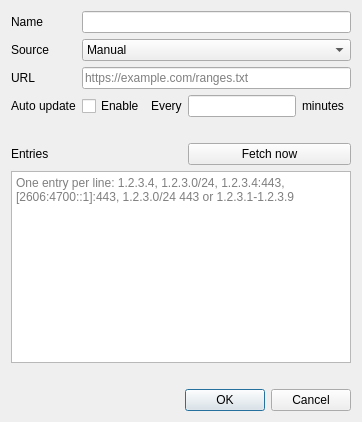
<?xml version="1.0" encoding="UTF-8"?>
<ui version="4.0">
 <class>DialogEditIpList</class>
 <widget class="QDialog" name="DialogEditIpList">
  <property name="windowTitle">
   <string>Edit IP List</string>
  </property>
  <layout class="QVBoxLayout" name="layout_main">
   <item>
    <layout class="QGridLayout" name="layout_fields">
     <item row="0" column="0">
      <widget class="QLabel" name="label_name">
       <property name="text">
        <string>Name</string>
       </property>
       <property name="buddy">
        <cstring>name</cstring>
       </property>
      </widget>
     </item>
     <item row="0" column="1">
      <widget class="QLineEdit" name="name"/>
     </item>
     <item row="1" column="0">
      <widget class="QLabel" name="label_source_kind">
       <property name="text">
        <string>Source</string>
       </property>
       <property name="buddy">
        <cstring>source_kind</cstring>
       </property>
      </widget>
     </item>
     <item row="1" column="1">
      <widget class="QComboBox" name="source_kind">
       <item>
        <property name="text">
         <string>Manual</string>
        </property>
       </item>
       <item>
        <property name="text">
         <string>URL</string>
        </property>
       </item>
      </widget>
     </item>
     <item row="2" column="0">
      <widget class="QLabel" name="label_url">
       <property name="text">
        <string>URL</string>
       </property>
       <property name="buddy">
        <cstring>url</cstring>
       </property>
      </widget>
     </item>
     <item row="2" column="1">
      <widget class="QLineEdit" name="url">
       <property name="placeholderText">
        <string notr="true">https://example.com/ranges.txt</string>
       </property>
      </widget>
     </item>
     <item row="3" column="0">
      <widget class="QLabel" name="label_auto_update">
       <property name="text">
        <string>Auto update</string>
       </property>
       <property name="buddy">
        <cstring>auto_update</cstring>
       </property>
      </widget>
     </item>
     <item row="3" column="1">
      <widget class="QWidget" name="auto_update_box" native="true">
       <layout class="QHBoxLayout" name="layout_auto_update">
        <property name="leftMargin">
         <number>0</number>
        </property>
        <property name="topMargin">
         <number>0</number>
        </property>
        <property name="rightMargin">
         <number>0</number>
        </property>
        <property name="bottomMargin">
         <number>0</number>
        </property>
        <item>
         <widget class="QCheckBox" name="auto_update">
          <property name="text">
           <string>Enable</string>
          </property>
         </widget>
        </item>
        <item>
         <widget class="QLabel" name="label_update_interval">
          <property name="text">
           <string>Every</string>
          </property>
          <property name="buddy">
           <cstring>update_interval</cstring>
          </property>
         </widget>
        </item>
        <item>
         <widget class="QLineEdit" name="update_interval">
          <property name="sizePolicy">
           <sizepolicy hsizetype="Preferred" vsizetype="Fixed">
            <horstretch>0</horstretch>
            <verstretch>0</verstretch>
           </sizepolicy>
          </property>
         </widget>
        </item>
        <item>
         <widget class="QLabel" name="label_update_interval_unit">
          <property name="text">
           <string>minutes</string>
          </property>
          <property name="buddy">
           <cstring>update_interval</cstring>
          </property>
         </widget>
        </item>
        <item>
         <spacer name="spacer_auto_update">
          <property name="orientation">
           <enum>Qt::Orientation::Horizontal</enum>
          </property>
         </spacer>
        </item>
       </layout>
      </widget>
     </item>
    </layout>
   </item>
   <item>
    <widget class="QLabel" name="managed_note">
     <property name="wordWrap">
      <bool>true</bool>
     </property>
    </widget>
   </item>
   <item>
    <layout class="QHBoxLayout" name="layout_entries_header">
     <item>
      <widget class="QLabel" name="label_entries">
       <property name="text">
        <string>Entries</string>
       </property>
       <property name="buddy">
        <cstring>entries</cstring>
       </property>
      </widget>
     </item>
     <item>
      <spacer name="spacer_entries_header">
       <property name="orientation">
        <enum>Qt::Orientation::Horizontal</enum>
       </property>
      </spacer>
     </item>
     <item>
      <widget class="QPushButton" name="fetch">
       <property name="text">
        <string>Fetch now</string>
       </property>
      </widget>
     </item>
    </layout>
   </item>
   <item>
    <widget class="QPlainTextEdit" name="entries">
     <property name="lineWrapMode">
      <enum>QPlainTextEdit::LineWrapMode::NoWrap</enum>
     </property>
     <property name="placeholderText">
      <string>One entry per line: 1.2.3.4, 1.2.3.0/24, 1.2.3.4:443, [2606:4700::1]:443, 1.2.3.0/24 443 or 1.2.3.1-1.2.3.9</string>
     </property>
    </widget>
   </item>
   <item>
    <widget class="QLabel" name="summary">
     <property name="wordWrap">
      <bool>true</bool>
     </property>
    </widget>
   </item>
   <item>
    <widget class="QDialogButtonBox" name="buttonBox">
     <property name="orientation">
      <enum>Qt::Orientation::Horizontal</enum>
     </property>
     <property name="standardButtons">
      <set>QDialogButtonBox::StandardButton::Cancel|QDialogButtonBox::StandardButton::Ok</set>
     </property>
    </widget>
   </item>
  </layout>
 </widget>
 <tabstops>
  <tabstop>name</tabstop>
  <tabstop>source_kind</tabstop>
  <tabstop>url</tabstop>
  <tabstop>auto_update</tabstop>
  <tabstop>update_interval</tabstop>
  <tabstop>fetch</tabstop>
  <tabstop>entries</tabstop>
 </tabstops>
 <resources/>
 <connections>
  <connection>
   <sender>buttonBox</sender>
   <signal>accepted()</signal>
   <receiver>DialogEditIpList</receiver>
   <slot>accept()</slot>
  </connection>
  <connection>
   <sender>buttonBox</sender>
   <signal>rejected()</signal>
   <receiver>DialogEditIpList</receiver>
   <slot>reject()</slot>
  </connection>
 </connections>
</ui>
